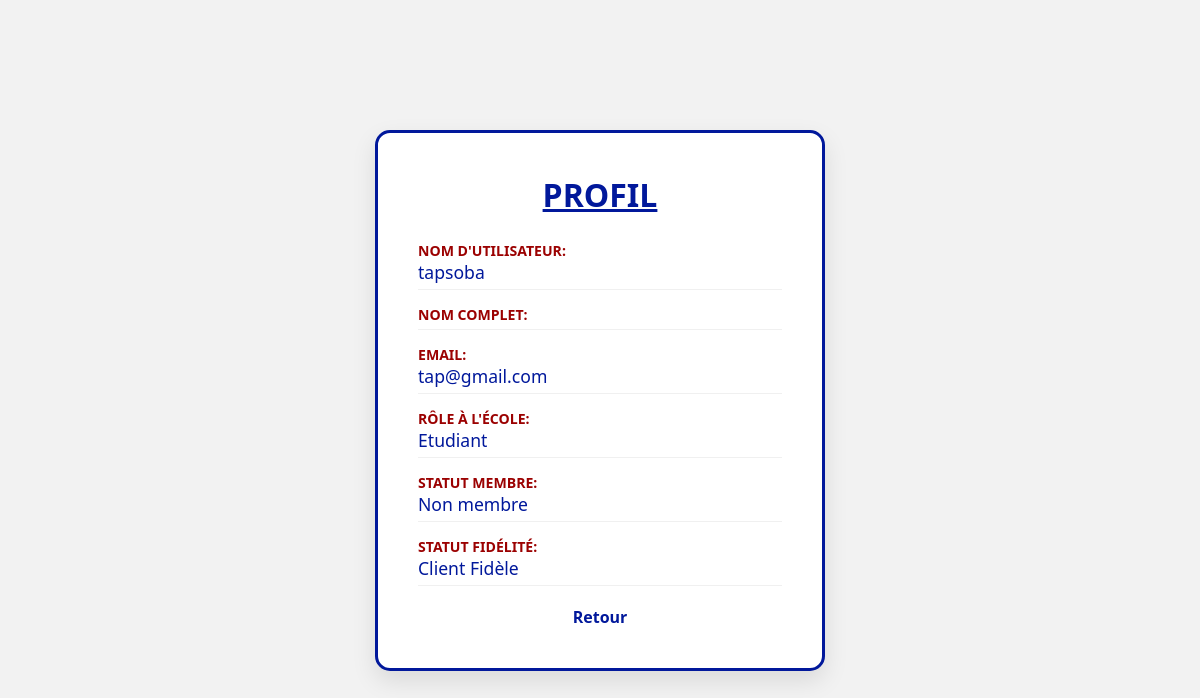
The app's page /profil/ (signed in) with its own data.
### users/models.py (models this page shows, shortened)
class Users(AbstractUser):
    CHOIX_ROLE = (
        ('etudiant', 'Etudiant'),
        ('professeur', 'Professeur'),
        ('personnel', 'Personnel'),
        ('delegue', 'Délégué de promotion')
    )
    role_ecole = models.CharField(max_length=50, choices=CHOIX_ROLE, default='etudiant')
    est_membre = models.BooleanField(default=False)
    est_fidele = models.BooleanField(default=False)

### users/views.py (the view)
# urls.py: path('profil/', views.profil, name="profil"),
def profil(request):
    user = request.user
    return render(request, 'comptes/profil.html', {'user': user})

### users/templates/comptes/profil.html (shortened to what this page needs)
<!DOCTYPE html>
<html lang="fr">
<head>
</head>
<body>
    {% block content %}
        <div class="container">
            <h1>Profil</h1><strong></strong>
            <p><strong>Nom d'utilisateur:</strong>  <span>{{ user.username }}</span></p>
            <p><strong>Nom complet:</strong>  </p>
            <p><strong>Email:</strong>  <span>{{ user.email }}</span></p>
            <p><strong>Rôle à l'école:</strong>  <span>{{ user.get_role_ecole_display }}</span></p>
                <p><strong>Statut Membre:</strong>
                    {% if user.est_membre %}
                        <span>Membre de l'association</span>
                    {% else %}
                        <span>Non membre</span>
                    {% endif %}
                </p>
                <p><strong>Statut Fidélité:</strong>
                    {% if user.est_fidele %}
                        <span>Client Fidèle</span>
                    {% else %}
                        <span>Standard</span>
                    {% endif %}
                </p>
            <a href="{% url 'index' %}?view_as_customer=1">Retour</a>
        </div>
    {% endblock %}
</body>
</html>

### users/templates/comptes/profil.html (style rules this page uses)
* { margin: 0; padding: 0; font-family: 'Segoe UI', Roboto, sans-serif; box-sizing: border-box; }
body { background-color: #f2f2f2ff; display: flex; justify-content: center; align-items: center; min-height: 100vh; gap: 15px; }
.container { background-color: white; padding: 40px; width: 100%; max-width: 450px; color: #01189bff; border-radius: 15px; box-shadow: 0 10px 25px rgba(0,0,0,0.1); border: 3px solid #01189bff; }
.container h1 { text-align: center; text-transform: uppercase; margin-bottom: 25px; text-decoration: underline; }
.container a { display: block; text-align: center; margin-top: 20px; color: #01189bff; text-decoration: none; font-weight: bold; transition: 0.3s; }
.container p { font-size: 1.1em; margin-bottom: 15px; border-bottom: 1px solid #f0f0f0; padding-bottom: 5px; }
.container p strong { color: #9b0101ff; display: block; font-size: 0.8em; text-transform: uppercase; }
.container p span { color: #01189bff; font-weight: 500; }

### records on screen
Users: username "tapsoba", email "tap@gmail.com", role_ecole "Etudiant"
